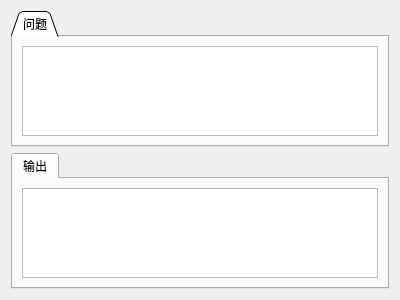
<?xml version="1.0" encoding="UTF-8"?>
<ui version="4.0">
 <class>LogWidget</class>
 <widget class="QWidget" name="LogWidget">
  <property name="geometry">
   <rect>
    <x>0</x>
    <y>0</y>
    <width>400</width>
    <height>300</height>
   </rect>
  </property>
  <property name="windowTitle">
   <string>Form</string>
  </property>
  <layout class="QVBoxLayout" name="verticalLayout" stretch="1,1">
   <item>
    <widget class="QTabWidget" name="tabWidget_2">
     <property name="sizePolicy">
      <sizepolicy hsizetype="Expanding" vsizetype="Preferred">
       <horstretch>0</horstretch>
       <verstretch>0</verstretch>
      </sizepolicy>
     </property>
     <property name="contextMenuPolicy">
      <enum>Qt::ContextMenuPolicy::DefaultContextMenu</enum>
     </property>
     <property name="tabShape">
      <enum>QTabWidget::TabShape::Triangular</enum>
     </property>
     <property name="currentIndex">
      <number>0</number>
     </property>
     <property name="elideMode">
      <enum>Qt::TextElideMode::ElideMiddle</enum>
     </property>
     <property name="usesScrollButtons">
      <bool>true</bool>
     </property>
     <widget class="QWidget" name="widget">
      <attribute name="title">
       <string>问题</string>
      </attribute>
      <layout class="QVBoxLayout" name="verticalLayout_2">
       <item>
        <widget class="QPlainTextEdit" name="Error_Edit">
         <property name="readOnly">
          <bool>true</bool>
         </property>
        </widget>
       </item>
      </layout>
     </widget>
    </widget>
   </item>
   <item>
    <widget class="QTabWidget" name="tabWidget">
     <widget class="QWidget" name="tab_2">
      <attribute name="title">
       <string>输出</string>
      </attribute>
      <layout class="QVBoxLayout" name="verticalLayout_3">
       <item>
        <widget class="QPlainTextEdit" name="Debug_Edit"/>
       </item>
      </layout>
     </widget>
    </widget>
   </item>
  </layout>
 </widget>
 <resources/>
 <connections/>
</ui>
